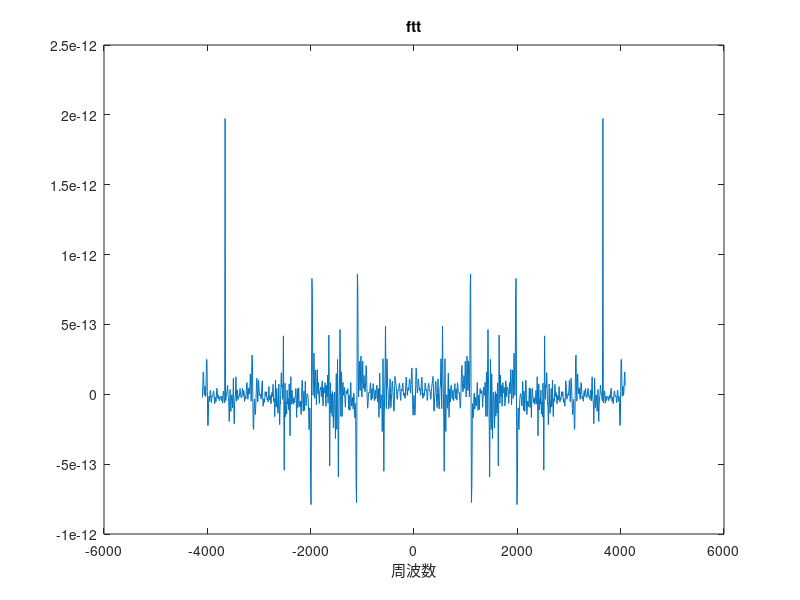
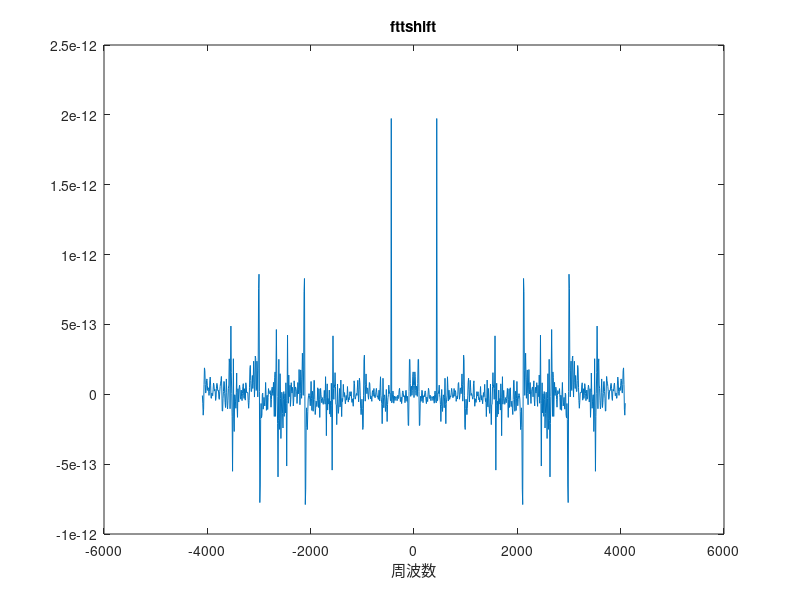
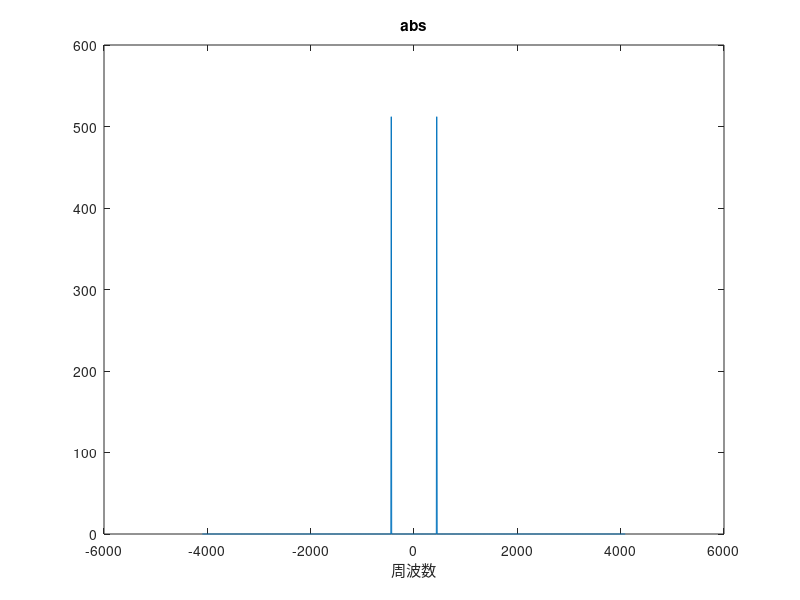

The MATLAB script that drew these images, in order:
clear all;
clc;

Fs = 8192;
t = [0:(Fs-1)] / Fs;
f = 440;
fs=[-Fs/2:Fs/1024:(Fs/2)-1];
y = sin(2*pi*f*t);


y = y(1,1:1024);
fft_y = fft(y);

figure;
plot(fs,fft_y);
title('ftt');
xlabel('周波数');

fft_ys = fftshift(fft_y);
figure;
plot(fs,fft_ys);
title('fttshift');
xlabel('周波数');


fft_ys = abs(fft_ys);
figure;
plot(fs,fft_ys);
title('abs');
xlabel('周波数');
% axis([-1000 1000 0 600]);